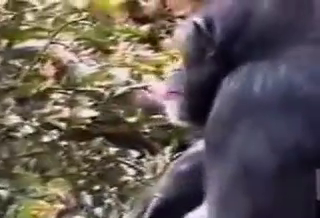
#> input picture frame 91 of starter_kit/test_monkey.avi, 320 x 218 px
$ python test_video.py   (Python 2 division)   (older library calls are emulated)
#> lines starting #> are read from the running program, lines starting #| are printed output that depends on the picture; after the words box and inside, x2 and y2 are one past the last pixel; in counts of white or black regions, pixels touching at a corner belong together
import numpy as np
import cv2

cap = cv2.VideoCapture('test_monkey.avi')

ret, frame = cap.read()
#> frame is the input picture: shape (218, 320, 3); mean B, G, R 85.6, 90.1, 99.4
height, width, layers =  frame.shape
#> height = 218; width = 320; layers = 3

print height, width
#| 218 320

codec = cv2.cv.CV_FOURCC('D','I','V','X')

# out = cv2.VideoWriter('test_monkey2.avi',codec,25,(width,height))
out = cv2.VideoWriter();
out.open('test_monkey2.avi',codec,25,(width,height), 1)

# out.write(frame)

while(cap.isOpened()):
	ret, frame = cap.read()
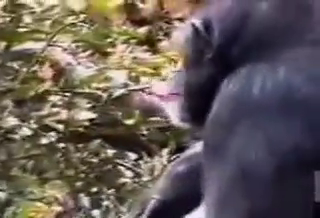
#> input picture frame 92 of starter_kit/test_monkey.avi, 320 x 218 px
#> frame is the input picture: shape (218, 320, 3); mean B, G, R 86.2, 90.5, 100.1


	# add a transulcent circle
	overlay = frame.copy()
	cv2.circle(overlay, (100, 100), 10, (255,0,0), -1, cv2.CV_AA)
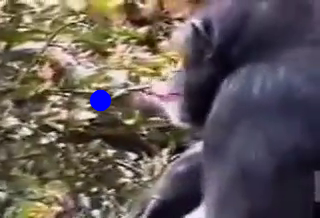
#> overlay: shape (218, 320, 3); 0.59% of pixels changed, all inside (x1, y1, x2, y2) = (89, 89, 112, 112)
	opacity = 0.4
	cv2.addWeighted(overlay, opacity, frame, 1 - opacity, 0, frame)
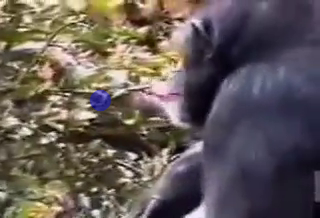
#> frame: shape (218, 320, 3); 0.59% of pixels changed, all inside (x1, y1, x2, y2) = (89, 89, 112, 112)

	# add a transulcent circle
	overlay = frame.copy()
	cv2.circle(overlay, (100, 110), 6, (0,255,0), -1, cv2.CV_AA)
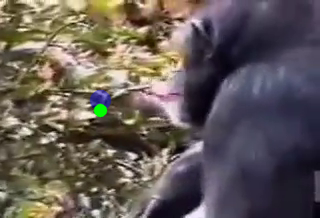
#> overlay: shape (218, 320, 3); 0.23% of pixels changed, all inside (x1, y1, x2, y2) = (93, 103, 108, 118)
	opacity = 0.4
	cv2.addWeighted(overlay, opacity, frame, 1 - opacity, 0, frame)
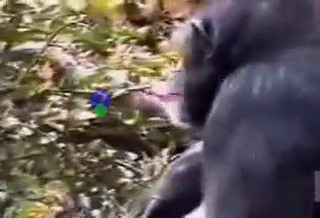
#> frame: shape (218, 320, 3); 0.23% of pixels changed, all inside (x1, y1, x2, y2) = (93, 103, 108, 118)

	out.write(frame)

	cv2.imshow('frame', frame)
	if cv2.waitKey(1) & 0xFF == ord('q'):
#> (key q is pressed here)
	    break

cap.release()
out.release()
cv2.destroyAllWindows()

$ run again, starting later in the video
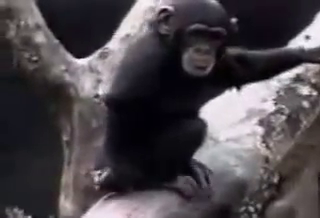
#> input picture frame 412 of starter_kit/test_monkey.avi, 320 x 218 px
#> frame is the input picture: shape (218, 320, 3); mean B, G, R 74.6, 69.7, 75.1
#| 218 320
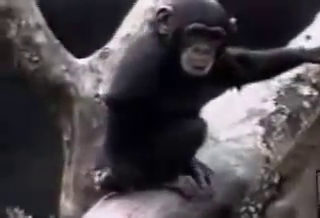
#> input picture frame 413 of starter_kit/test_monkey.avi, 320 x 218 px
#> frame is the input picture: shape (218, 320, 3); mean B, G, R 74.2, 69.2, 74.6
#> `cv2.addWeighted(overlay, opacity, frame, 1 - opacity, 0, frame)`:
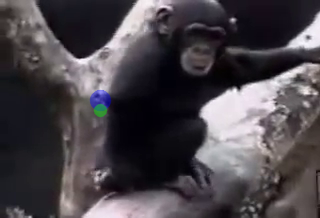
#> frame: shape (218, 320, 3); mean B, G, R 74.4, 69.1, 74.3

$ run again, starting later in the video
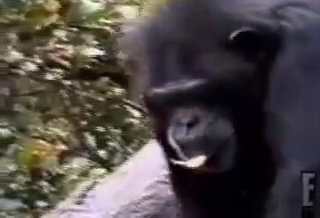
#> input picture frame 733 of starter_kit/test_monkey.avi, 320 x 218 px
#> frame is the input picture: shape (218, 320, 3); mean B, G, R 69.5, 71.2, 77.8
#| 218 320
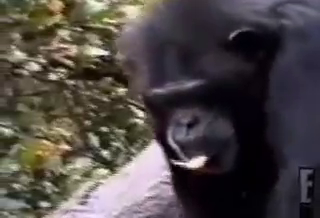
#> input picture frame 734 of starter_kit/test_monkey.avi, 320 x 218 px
#> frame is the input picture: shape (218, 320, 3); mean B, G, R 69.4, 71.1, 77.6
#> `cv2.addWeighted(overlay, opacity, frame, 1 - opacity, 0, frame)`:
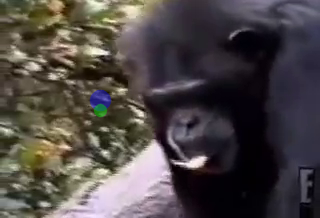
#> frame: shape (218, 320, 3); mean B, G, R 69.7, 71.1, 77.4
